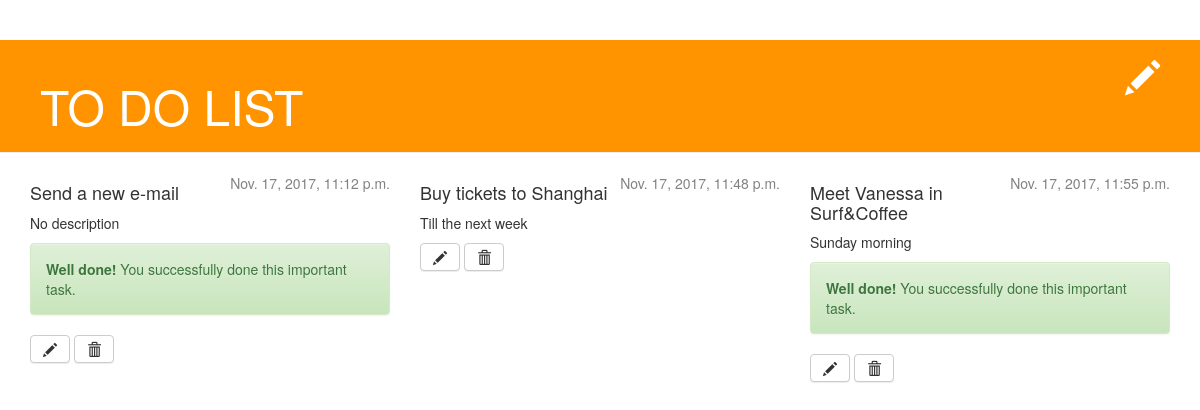
The page /articles/all/ on the database its author committed.
### todolist/models.py (models this page shows)
class Article(models.Model):
    class Meta():
        db_table = 'article'
    completed = models.BooleanField(default=False)
    title = models.CharField(max_length=200)
    text = models.TextField()
    created_date = models.DateTimeField(
            default=timezone.now)
    published_date = models.DateTimeField(
            blank=True, null=True)

### todolist/views.py (the view)
# urls.py: url(r'^articles/all/$', views.articles, name = 'articles'),
def articles(request):
    return render_to_response('todolist/main.html',{'articles':Article.objects.all()})

### todolist/templates/todolist/main.html (shortened to what this page needs)
 {% load staticfiles %}
    <html>
        <head>
            <link rel="stylesheet" href="//maxcdn.bootstrapcdn.com/bootstrap/3.2.0/css/bootstrap.min.css">
            <link rel="stylesheet" href="//maxcdn.bootstrapcdn.com/bootstrap/3.2.0/css/bootstrap-theme.min.css">
            <link rel="stylesheet" href="{% static 'css/blog.css' %}">
            <link rel="stylesheet" href="{% static 'css/test.css' %}">
        </head>
        <body>
         <div class="page-header">
             <a href="{% url 'post_new' %}" class="top-menu"><span class="glyphicon glyphicon-pencil"></span></a>
             <h1><a href="/articles/all/">TO DO LIST</a></h1>
         </div>
         <div class="content container">
            <div class="row">
            {% for article in articles %}
                <div class="col-6 col-lg-4">
                    {% if article.published_date %}
                        <div class="date">
                            {{ article.published_date }}
                        </div>
                    {% endif %}
                    <h4>{{ article.title }}</h4>
                    <p>{{ article.text }}</p>
                    {% if article.completed == True %}
                        <div class="alert alert-success" role="alert">
                        <strong>Well done!</strong> You successfully done this important task.
                        </div>
                        {% endif %}
                    <a class="btn btn-default" href="{% url 'post_edit' pk=article.pk %}"><span class="glyphicon glyphicon-pencil"></span></a>
                    <a class="btn btn-default" href="{% url 'post_delete' pk=article.pk %}"><span class="glyphicon glyphicon-trash"></span></a>
                </div>
            {% endfor %}
                </div>
            </div>
        </body>
    </html>

### todolist/static/css/blog.css (style rules this page uses)
.page-header { background-color: #ff9400; margin-top: 0; padding: 20px 20px 20px 40px; }
.page-header h1, .page-header h1 a, .page-header h1 a:visited, .page-header h1 a:active { color: #ffffff; font-size: 36pt; text-decoration: none; }
.content { margin-left: 40px; }
h1, h2, h3, h4 { font-family: 'Lobster', cursive; }
.date { float: right; color: #828282; }
.top-menu, .top-menu:hover, .top-menu:visited { color: #ffffff; float: right; font-size: 26pt; margin-right: 20px; }

### rows shown on the page
Article: published_date "Nov. 17, 2017, 11:12 p.m.", title "Send a new e-mail", text "No description", completed "Well done!", shows "You successfully done this important task."
Article: published_date "Nov. 17, 2017, 11:48 p.m.", title "Buy tickets to Shanghai", text "Till the next week"
Article: published_date "Nov. 17, 2017, 11:55 p.m.", title "Meet Vanessa in Surf&Coffee", text "Sunday morning", completed "Well done!", shows "You successfully done this important task."
